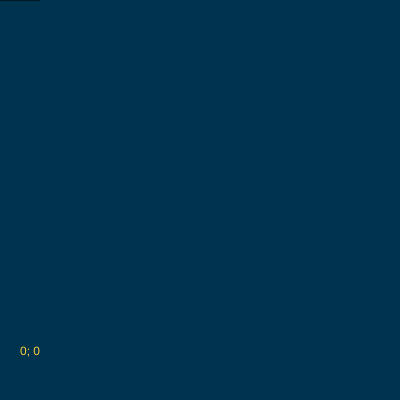
Frame 1 (no input)
Frame 60 (no input): identical to frame 1, image omitted
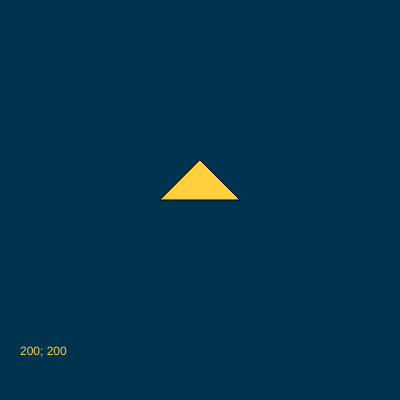
Frame 120 (the mouse pressed at the canvas centre since frame 60)

The p5.js sketch that drew these frames (run headless with seeded random() and noise() and a simulated clock; from frame 60 on, the mouse is pressed at the canvas centre):

// p5.js sketch
// ── sketch.js
function setup() {
  createCanvas(400, 400);
  colorMode(HSB, 360, 100, 100);
}

function draw() {
  background(200, 100, 30);
  fill(45, 76, 100);

  /* 
  (x1,y1) ⟶ (-40,0)
  (x2,y2) ⟶ (40,0)
  (x3,y3) ⟶ (0,-40)
  */

  push();
  translate(mouseX, mouseY);
  triangle(-40, 0, 40, 0, 0, -40);
  pop();
  drawCoords();
}

/* Display coordinates */
function drawCoords() {
  text(mouseX + "; " + mouseY, 20, height - 45);
}
